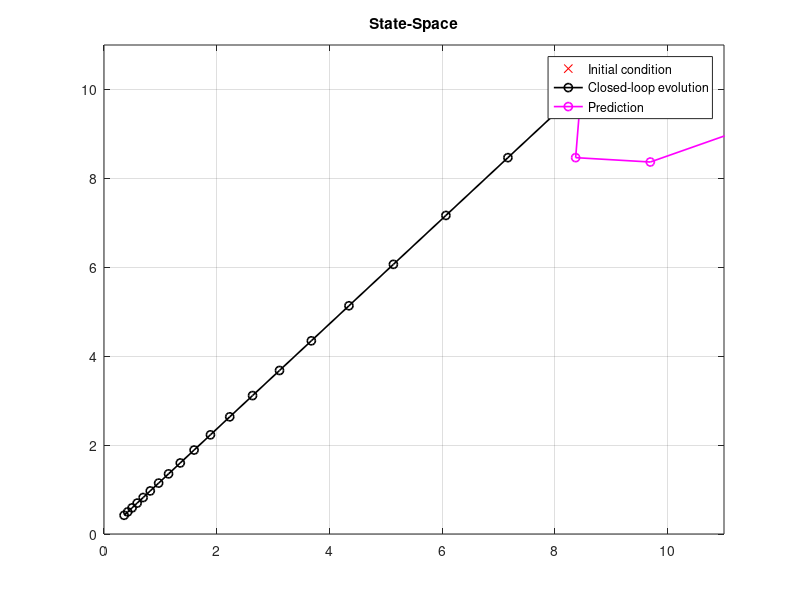

Recreate this plot in MATLAB.
%%%%%%%%%%%%%%%%%%%%%%%%%%%%%%%%%%%%%%%%%%%%%%%%%
% EPFL | Semester: fall 2019                    %
% ME-425: Model Predictive Control | Exercise 1 %
%%%%%%%%%%%%%%%%%%%%%%%%%%%%%%%%%%%%%%%%%%%%%%%%%
%% Preliminaries
clc 
close all
clear all

% System dynamics
A = [4/3 -2/3;1 0];
B = [1;0];
C = [-2/3 1];

% Cost matrices
Q = C'*C+0.001*eye(2);
R = 0.001;

%% Prob1 (see slide 2-30)
% Horizon
N = 8;
Kcomp = zeros(size(A,1),N);

% Bellman/Riccati recursion
H = Q;
for i = N:-1:1
	K = -(R+B'*H*B)\B'*H*A;
	H = Q + K'*R*K + (A+B*K)'*H*(A+B*K);
		
	% Store the complete time-varying feedback law
    % (necessary to later plot the predictions)
	Kcomp(:,i) = K;
end

%% Prob2
% Initial condition
x0 = [10; 10];

% Simulation
tmax = 20;
x(:,1) = x0;

% Checking if CL system is stable
if max(abs(eig(A+B*Kcomp(:,1)'))) > 1, error('System is unstable!'); end
    
for t = 1:tmax
    
    % Always apply the first controller gain 
    % ("receiding horizon fashion")
    u(t) = Kcomp(:,1)'*x(:,t); 
    
    x(:,t+1) = A*x(:,t) + B*u(t);
    y(t) = C*x(:,t);
    
    t = t+1;
    
end

% Plotting the state evolution
figure(1)
plot(x0(1),x0(2),'rx'); 
axis([0 11 0 11]); hold on; grid on;
plot(x(1,:),x(2,:),'k-o','LineWidth',1.2);

% Calculating and plotting the prediction (from x0)
xpred(:,1) = x0;
for t=1:N
    xpred(:,t+1) = A*xpred(:,t) + B*(Kcomp(:,t)'*xpred(:,t)); % fixed
end 
plot(xpred(1,:),xpred(2,:),'m-o','LineWidth',1.2);

legend('Initial condition','Closed-loop evolution','Prediction');
title('State-Space');

%% Prob3
% Computing the infinite horizon LQR
[Kih,~,~] = dlqr(A,B,Q,R,[]);
% Reversing its sign (see help dlqr)
Kih = -Kih; 

% Comparing costs
tmax = 1000;
xfh(:,1) = x0;
xih(:,1) = x0;
for t = 1:tmax
    
    ufh(t) = Kcomp(:,1)'*xfh(:,t);
    uih(t) = Kih*xih(:,t);
    
    xfh(:,t+1) = A*xfh(:,t) + B*ufh(t);
    xih(:,t+1) = A*xih(:,t) + B*uih(t);
    
    lfh(t) = xfh(:,t)'*Q*xfh(:,t) + ufh(t)'*R*ufh(t);
    lih(t) = xih(:,t)'*Q*xih(:,t) + uih(t)'*R*uih(t);
    
    t = t + 1;
end
lfh(t+1) = xfh(:,t)'*Q*xfh(:,t);
lih(t+1) = xih(:,t)'*Q*xih(:,t);

% Final costs = sum of stage costs
Vfh = sum(lfh);
Vih = sum(lih);

disp(['Finite horizon cost (with N=' num2str(N) '): ' num2str(Vfh)])
disp(['Infinite horizon cost: ' num2str(Vih)])

% EOF